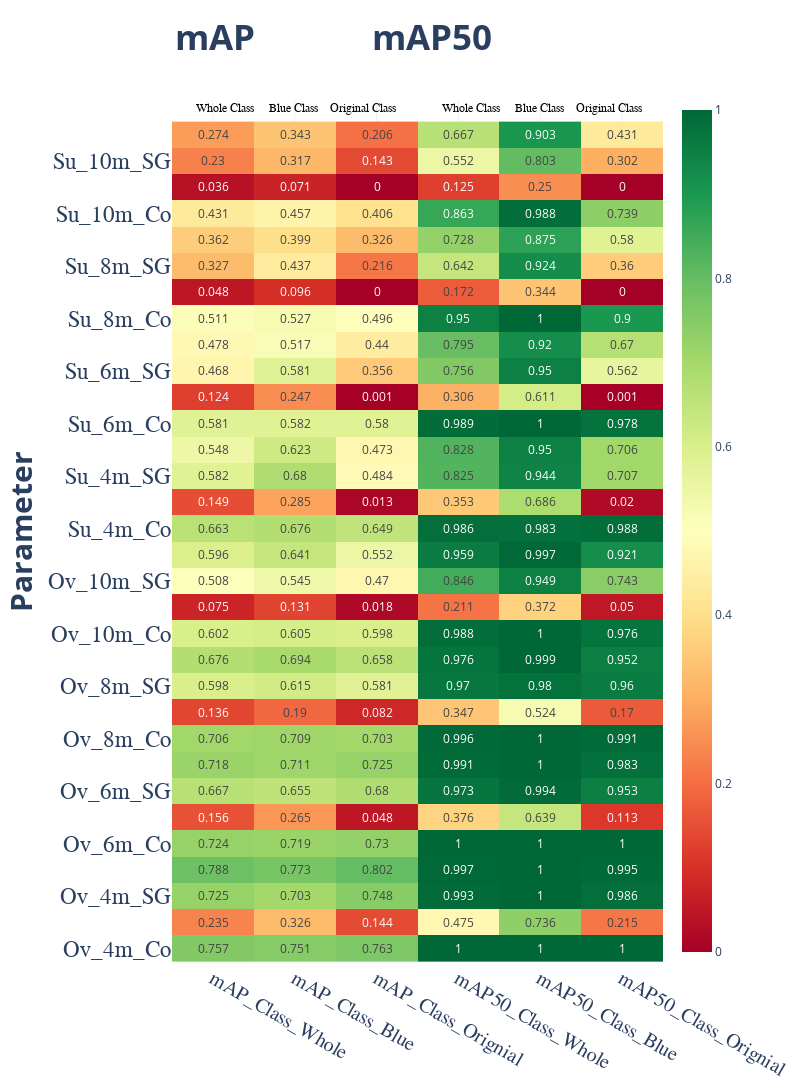

The cell this chart's notebook holds for it:
### Code cell
# Prepare the main Dataframe which will contain raw for each parameter (total 32) and its columns will be 
# bbox_mAP for each class and bbox_mAP50 for each class (total 3)
classes_names = ['Whole', 'Blue', 'Orignial']
main_df = pd.DataFrame()
main_df['parameter'] = dfs[0]['index']
for metric in wanted_metrics:
    for idx in range(3):
        main_df[metric[5:]+'_Class_'+classes_names[idx]] = dfs[idx][metric]


colorscale=None
colorscale="rdylgn"

fig = go.Figure(data=go.Heatmap(
                   z=main_df.iloc[:, 1:],
                   x=main_df.columns[1:],
                   y=main_df['parameter'], text=main_df.iloc[:, 1:], texttemplate="%{text}",
                   hoverongaps = False, colorscale= colorscale),
                layout=go.Layout(height=1600, width=800, yaxis={'tickfont':{'size':23, 'family': 'Old Standard TT, serif'}},
                                 xaxis={'tickfont':{'size':20, 'family': 'Old Standard TT, serif'}}))

fig.update_layout(title='''<b>               mAP             mAP50<b>''', titlefont={'size': 35}, template='plotly_white', yaxis={'title':'<b>Parameter<b>', 'titlefont':{'size':30}})
annotations = []
annotations.append(dict(
                        x=1, y=32,
                        text=' Whole Class     Blue Class    Original Class',
                        font=dict(family='Arial', size=12, color='black'),
                        showarrow=False))

annotations.append(dict(
                        x=4, y=32,
                        text=' Whole Class     Blue Class    Original Class',
                        font=dict(family='Arial', size=12, color='black'),
                        showarrow=False))


fig.update_layout(annotations=annotations)
fig.show()

### Figure 1 — Plotly figure (JSON) as saved in the notebook; plotly's stock layout.template omitted (floating-point values rounded to 4 significant figures; data arrays with more than 128 entries replaced by an {"elided": "..."} marker saying what was removed)
{"data": [{"colorscale": [[0, "rgb(165,0,38)"], [0.1, "rgb(215,48,39)"], [0.2, "rgb(244,109,67)"], [0.3, "rgb(253,174,97)"], [0.4, "rgb(254,224,139)"], [0.5, "rgb(255,255,191)"], [0.6, "rgb(217,239,139)"], [0.7, "rgb(166,217,106)"], [0.8, "rgb(102,189,99)"], [0.9, "rgb(26,152,80)"], [1, "rgb(0,104,55)"]], "hoverongaps": false, "text": {"elided": "32x6 float values"}, "texttemplate": "%{text}", "type": "heatmap", "x": ["mAP_Class_Whole", "mAP_Class_Blue", "mAP_Class_Orignial", "mAP50_Class_Whole", "mAP50_Class_Blue", "mAP50_Class_Orignial"], "y": ["Ov_4m_Co", "Ov_4m_Gr", "Ov_4m_SG", "Ov_4m_So", "Ov_6m_Co", "Ov_6m_Gr", "Ov_6m_SG", "Ov_6m_So", "Ov_8m_Co", "Ov_8m_Gr", "Ov_8m_SG", "Ov_8m_So", "Ov_10m_Co", "Ov_10m_Gr", "Ov_10m_SG", "Ov_10m_So", "Su_4m_Co", "Su_4m_Gr", "Su_4m_SG", "Su_4m_So", "Su_6m_Co", "Su_6m_Gr", "Su_6m_SG", "Su_6m_So", "Su_8m_Co", "Su_8m_Gr", "Su_8m_SG", "Su_8m_So", "Su_10m_Co", "Su_10m_Gr", "Su_10m_SG", "Su_10m_So"], "z": {"elided": "32x6 float values"}}], "layout": {"annotations": [{"font": {"color": "black", "family": "Arial", "size": 12}, "showarrow": false, "text": " Whole Class     Blue Class    Original Class", "x": 1, "y": 32}, {"font": {"color": "black", "family": "Arial", "size": 12}, "showarrow": false, "text": " Whole Class     Blue Class    Original Class", "x": 4, "y": 32}], "height": 1600, "title": {"font": {"size": 35}, "text": "<b>               mAP             mAP50<b>"}, "width": 800, "xaxis": {"tickfont": {"family": "Old Standard TT, serif", "size": 20}}, "yaxis": {"tickfont": {"family": "Old Standard TT, serif", "size": 23}, "title": {"font": {"size": 30}, "text": "<b>Parameter<b>"}}}}
